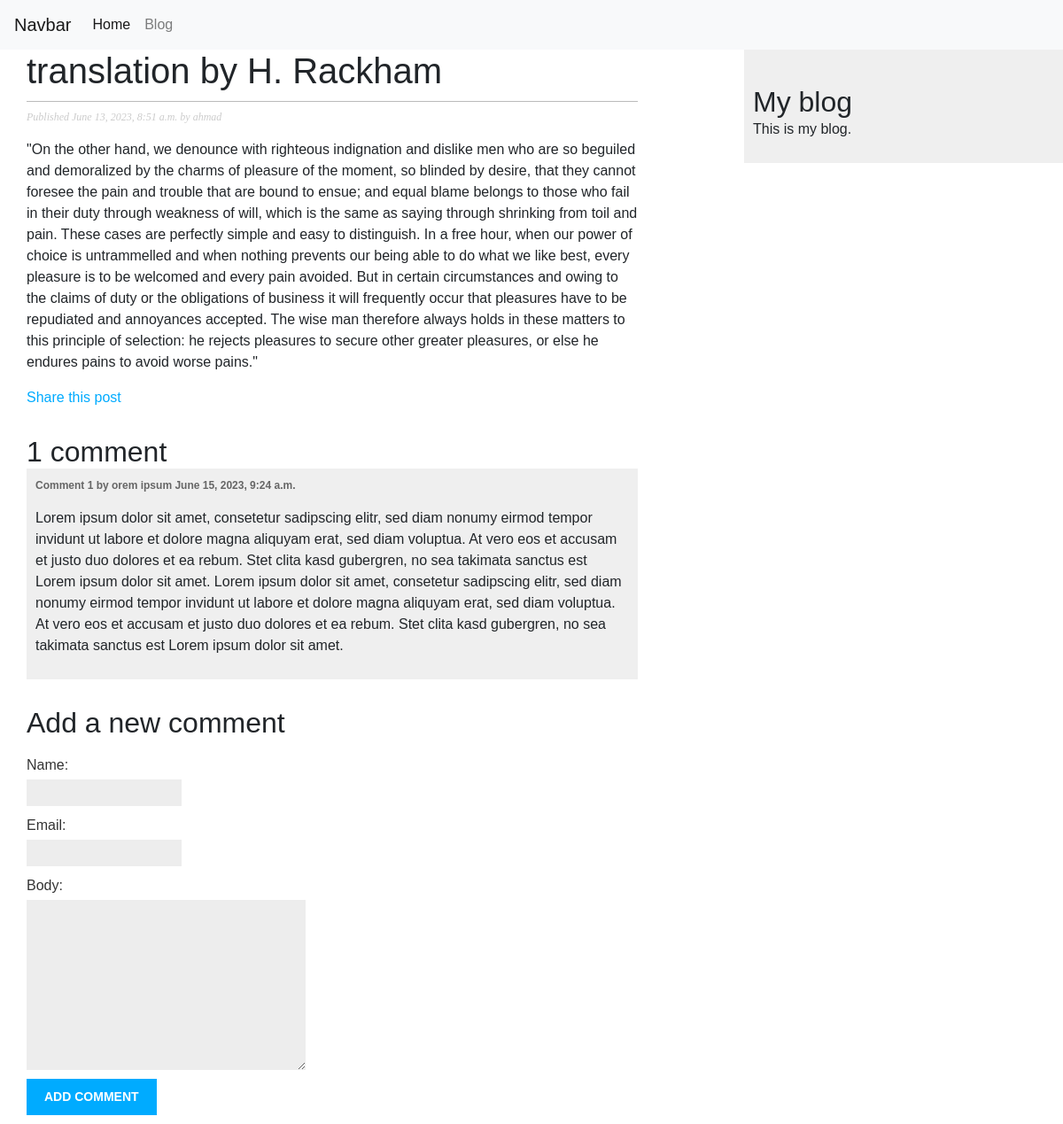
Before: /2023/6/13/ranslation-by-h-rackham/ with the older database file.
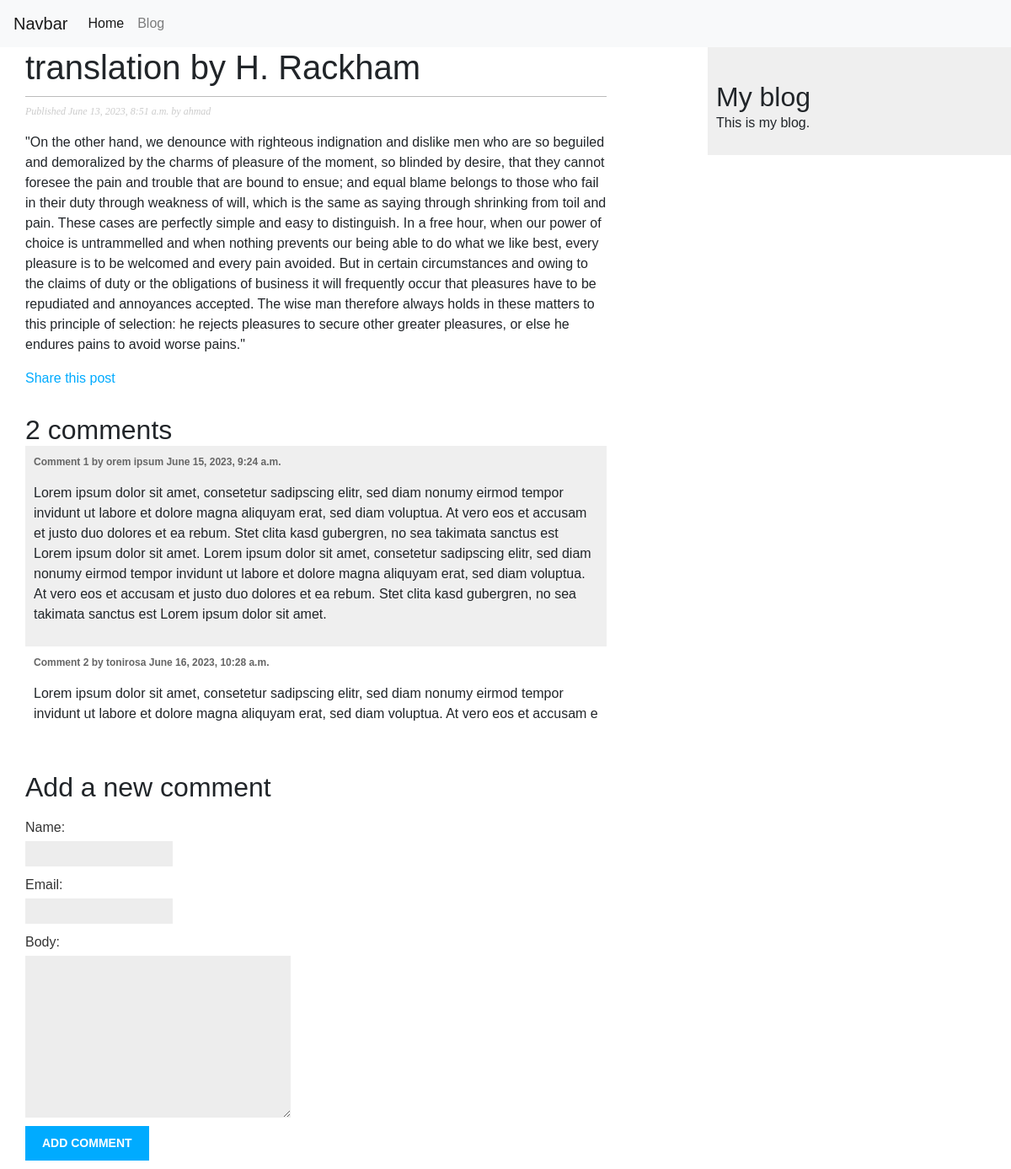
After: the same page with the newer database file.
### blog/models.py (models this page shows, shortened)
class Post(models.Model):
    class Status(models.TextChoices):
        DRAFT = 'DF' , 'Draft'
        PUBLISHED = 'PB', 'Published'
    title = models.CharField(max_length = 250)
    topic = models.CharField(max_length = 25 , default='topic')
    slug = models.SlugField(max_length = 250 , unique_for_date='publish')
    author = models.ForeignKey(User , on_delete = models.CASCADE , related_name = 'blog_posts')
    body = models.TextField()
    image = models.ImageField(upload_to='posts/%Y/%m/%d/', blank=True)
    publish = models.DateTimeField(default = timezone.now)
    created = models.DateTimeField(auto_now_add = True)
    updated = models.DateTimeField(auto_now = True)
    status = models.CharField(max_length = 2 , choices=Status.choices , default = Status.DRAFT)
    tags = TaggableManager()
    class Meta:
        ordering = ['-publish']
        indexes = [models.Index(fields=['-publish']),]

class Comment(models.Model):
    post = models.ForeignKey(Post , on_delete =models.CASCADE , related_name='comments')
    name = models.CharField(max_length = 80)
    email = models.EmailField()
    body = models.TextField()
    created = models.DateTimeField(auto_now_add = True)
    updated = models.DateTimeField(auto_now = True)
    active = models.BooleanField(default=True)
    class Meta:
        ordering = ['created']
        indexes = [ models.Index(fields=['created']),]

### blog/views.py (the view)
# urls.py: path('<int:year>/<int:month>/<int:day>/<slug:post>/', views.post_detail, name='post_detail'),
def post_detail(request, year, month, day, post):
    post = get_object_or_404(Post, slug=post, status=Post.Status.PUBLISHED, publish__year=year, publish__month=month, publish__day=day)
    comments = post.comments.filter(active=True)
    form = CommentForm()
    return render(request, 'blog/post/detail.html', {'post': post ,'comments': comments,'form': form})

### blog/forms.py
class CommentForm(forms.ModelForm):
    class Meta:
        model = Comment
        fields =['name' , 'email' , 'body']

### blog/templates/blog/post/detail.html (shortened to what this page needs)
{% extends "blog/base.html" %}
{% block content %}
 <h1>{{ post.title }}</h1>
 <p class="date">
 Published {{ post.publish }} by {{ post.author }}
 </p>
 {{ post.body|linebreaks }}
 <p>
 <a href="{% url "blog:post_share" post.id %}">
 Share this post
 </a>
 </p>
 {% with comments.count as total_comments %}
 <h2>
 {{ total_comments }} comment{{ total_comments|pluralize }}
 </h2>
 {% endwith %}
 {% for comment in comments %}
 <div class="comment">
  <p class="info">
    Comment {{ forloop.counter }} by {{ comment.name }}
    {{ comment.created }}
    </p>
    {{ comment.body|linebreaks }}
    </div>
    {% empty %}
    <p>There are no comments.</p>
    {% endfor %}
    {% include "blog/post/includes/comment_form.html" %}
   {% endblock %}

### blog/templates/blog/base.html (shortened to what this page needs)
{% load static %}
<!DOCTYPE html>
<html>
<head>
  <link rel="stylesheet" href="https://stackpath.bootstrapcdn.com/bootstrap/4.3.1/css/bootstrap.min.css">
  <link href="{% static 'css/blog.css' %}" rel="stylesheet">
</head>
<body>
  <nav class="navbar navbar-expand-lg navbar-light bg-light">
    <a class="navbar-brand" href="#">Navbar</a>
    <div class="collapse navbar-collapse" id="navbarNav">
      <ul class="navbar-nav">
        <li class="nav-item active">
          <a class="nav-link" href="">Home</a>
        </li>
        <li class="nav-item">
          <a class="nav-link" href="">Blog</a>
        </li>
      </ul>
    </div>
  </nav>
  <div id="content" class="container">
    {% block content %}
    {% endblock %}
  </div>
  <div id="sidebar" class="container">
    <h2>My blog</h2>
    <p>This is my blog.</p>
  </div>
</body>
</html>

### blog/templates/blog/post/includes/comment_form.html (shortened to what this page needs)
<h2>Add a new comment</h2>
<form action="{% url "blog:post_comment" post.id %}" method="post">
 {{ form.as_p }}
 <p><input type="submit" value="Add comment"></p>
</form>

### blog/static/css/blog.css (style rules this page uses)
body { margin:0; padding:0; font-family:helvetica, sans-serif; background-color: white; }
a { color:#00abff; text-decoration:none; }
h1 { font-weight:normal; border-bottom:1px solid #bbb; padding:0 0 10px 0; }
h2 { font-weight:normal; margin:30px 0 0; }
#content { float:left; width:60%; padding:0 0 0 30px; }
#sidebar { float:right; width:30%; padding:10px; background:#efefef; height:100%; }
p.date { color:#ccc; font-family: georgia, serif; font-size: 12px; font-style: italic; }
label { float:left; clear:both; color:#333; margin-bottom:4px; }
input, textarea { clear:both; float:left; margin:0 0 10px; background:#ededed; border:0; padding:6px 10px; font-size:12px; }
input[type=submit] { font-weight:bold; background:#00abff; color:#fff; padding:10px 20px; font-size:14px; text-transform:uppercase; }
.comment { padding:10px; }
.comment:nth-child(even) { background:#efefef; }
.comment .info { font-weight:bold; font-size:12px; color:#666; }

Changed rows visible on the page:
added Comment: name "tonirosa", created "June 16, 2023, 10:28 a.m.", body "Lorem ipsum dolor sit amet, consetetur sadipscing elitr, sed diam nonumy eirmod tempor invidunt ut labore et dolore magna aliquyam erat, sed diam voluptua. At vero eos et accusam e"
Other visible differences:
{{ total_comments }}: "1" → "2"
